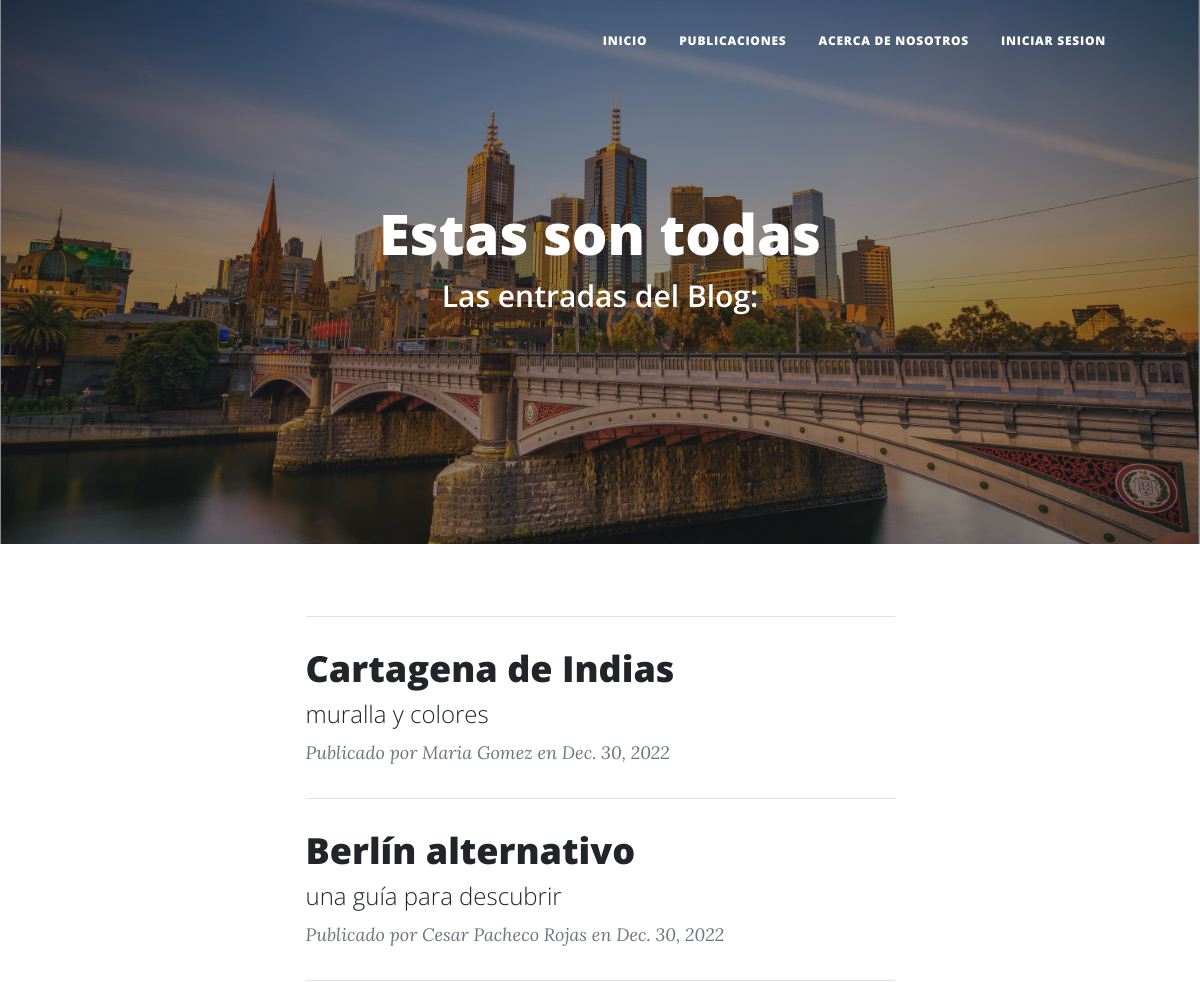
The app's page /allposts (upper part), older data.
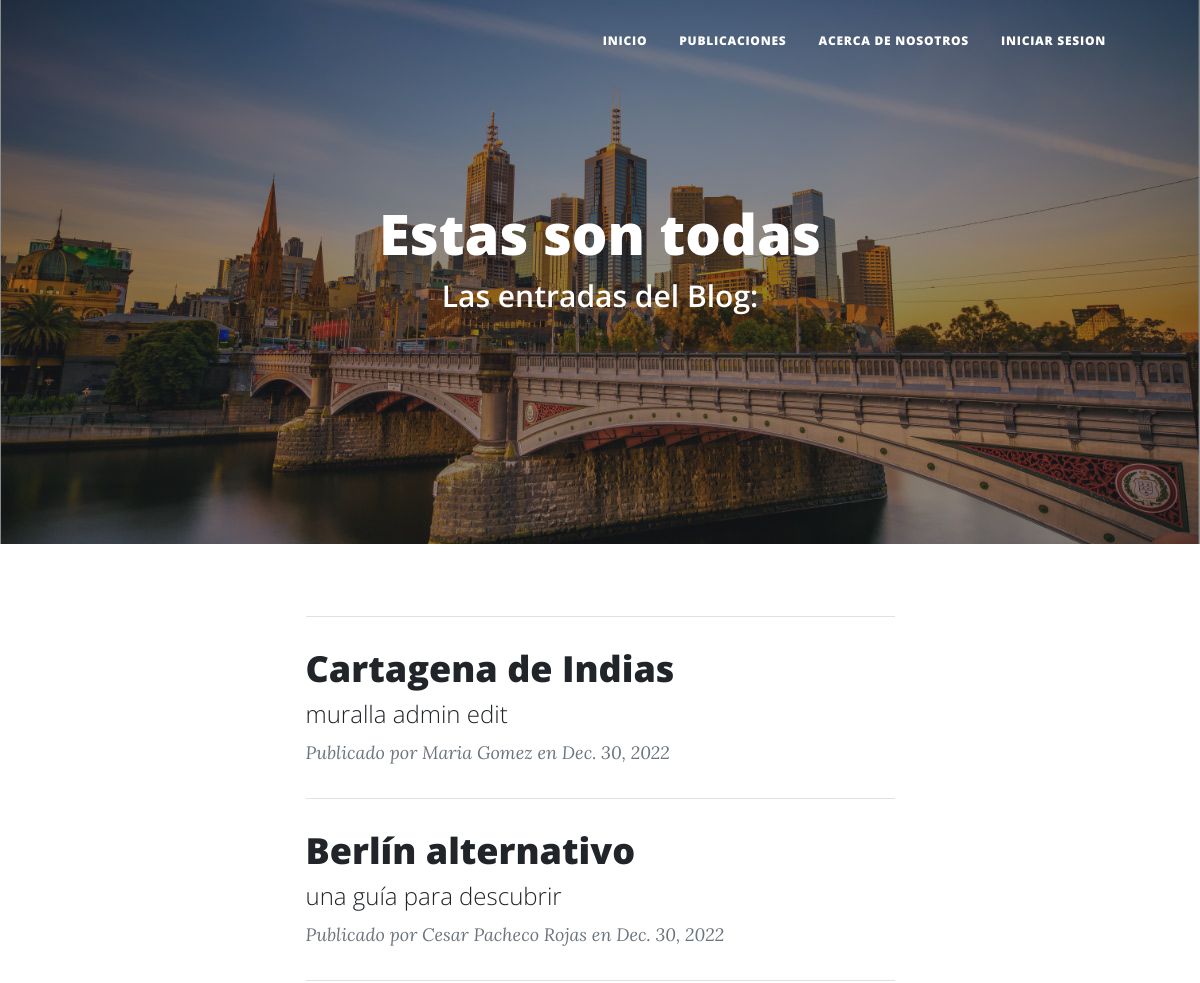
The same page, newer data.
### blog/models.py (models this page shows, shortened)
class Post(models.Model):
    titulo = models.CharField(max_length=255)
    subtitulo = models.CharField(max_length=255)
    cuerpo = RichTextUploadingField() # CKEditor Rich Text Field
    imagen = models.ImageField(upload_to='media', blank=True)
    autor = models.CharField(max_length=255)
    fecha = models.DateField()

### blog/views.py (the view)
# urls.py: path("allposts", all_posts, name= "all_posts"),
def all_posts(request):
    blogs = Post.objects.all().order_by('-id') # Consulta por id, de mayor a menor (ORDER BY id DESC en SQL)
    return render(request, "publicaciones.html", {"blogs": blogs, "avatar": obtenerAvatar(request)})

### usuarios/views.py (called while the page is built)
def obtenerAvatar(request):
    if request.user.is_authenticated:
        lista = Perfil.objects.filter(user=request.user)
        if len(lista)!=0:
            imagen = lista[0].avatar.url
        else:
            imagen = ""
    else:
        imagen = ""
    return imagen

### blog/templates/publicaciones.html (shortened to what this page needs)
{% extends "padre.html" %}
{% load static %}
{% block encabezado %}
    <header class="masthead" style="background-image: url('../static/assets/img/melbourne.jpg')">
        <div class="container position-relative px-4 px-lg-5">
            <div class="row gx-4 gx-lg-5 justify-content-center">
                <div class="col-md-10 col-lg-8 col-xl-7">
                    <div class="post-heading">
                        <h1 style="color: white; text-align: center;">Estas son todas</h1>
                        <h2 class="subheading" style="color: white; text-align: center;">Las entradas del Blog:</h2>
                    </div>
                </div>
            </div>
        </div>
    </header>
{% endblock %}
{% block contenido %}
    {% if blogs %}
        <div class="container px-4 px-lg-5">
            <div class="row gx-4 gx-lg-5 justify-content-center">
                <div class="col-md-10 col-lg-8 col-xl-7">
                    {% for blog in blogs %}
                        <hr class="my-4" />
                        <div class="post-preview">
                            <a href="{% url 'post' blog.id %}">
                                <h2 class="post-title">{{ blog.titulo }}</h2>
                                <h4 class="post-subtitle">{{ blog.subtitulo }}</h3>
                            </a>
                            <p class="post-meta">
                                Publicado por {{ blog.autor }}
                                en {{ blog.fecha}}
                            </p>
                        </div>
                    {% endfor %}
                </div>
            </div>
        </div>
    {% endif %}
{% endblock %}

Row changes from the older to the newer data that the page shows:
changed Post "Cartagena de Indias": subtitulo "muralla y colores" → "muralla admin edit"
